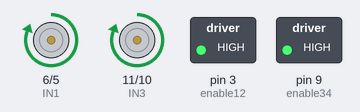
This sketch was run on a simulated Arduino Uno, built with avr-gcc and run on an emulated ATmega328P. Parts: motor-driver pin pairs drawn as motors (green arrow = first pin HIGH = forward, orange = second pin HIGH = backward, longer = more drive), switched loads named in the sketch (green lamp = pin HIGH).

Above: at 2.5 s.
At 7.5 s:
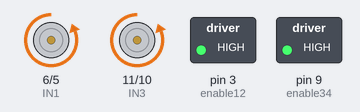
At 12.5 s:
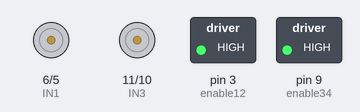
Timing chart, 0 to 19.5 s (numbered marks = the images above):
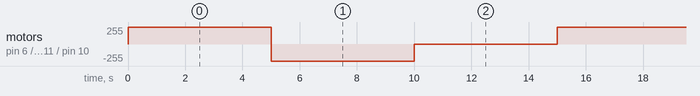

Measured:
- by itself, motor on pin 6 (IN1) / pin 5 (IN2), motor on pin 11 (IN3) / pin 10 (IN4): repeats every 15.0 s: backward 255/255 5.0 s, stopped 5.0 s, forward 255/255 5.0 s

The sketch:

motors_working_test1.ino
```cpp
const int IN1 = 6, IN2 = 5, IN3 = 11, IN4 = 10;
const int enable12 = 3 , enable34 = 9;
void setup()
{
  pinMode(IN1, OUTPUT);
  pinMode(IN2, OUTPUT);
  pinMode(IN3, OUTPUT);
  pinMode(IN4, OUTPUT);
  pinMode(enable12, OUTPUT);
  pinMode(enable34, OUTPUT);
  digitalWrite(enable12, HIGH);
  digitalWrite(enable34, HIGH);
}

void loop()
{
  clockwise();
  delay(5000);
  anticlockwise();
  delay(5000);
  brake();
  delay(5000);
}
// Input state to rotate 2 motors CW
void clockwise()
{
  digitalWrite(IN1, HIGH);
  digitalWrite(IN2, LOW);
  digitalWrite(IN3, HIGH);
  digitalWrite(IN4, LOW);
}
// Input state to rotate 2 motors CCW
void anticlockwise()
{
  digitalWrite(IN1, LOW);
  digitalWrite(IN2, HIGH);
  digitalWrite(IN3, LOW);
  digitalWrite(IN4, HIGH);
}
//Motor Brake
void brake()
{
  digitalWrite(IN1, LOW);
  digitalWrite(IN2, LOW);
  digitalWrite(IN3, LOW);
  digitalWrite(IN4, LOW);
}
```
